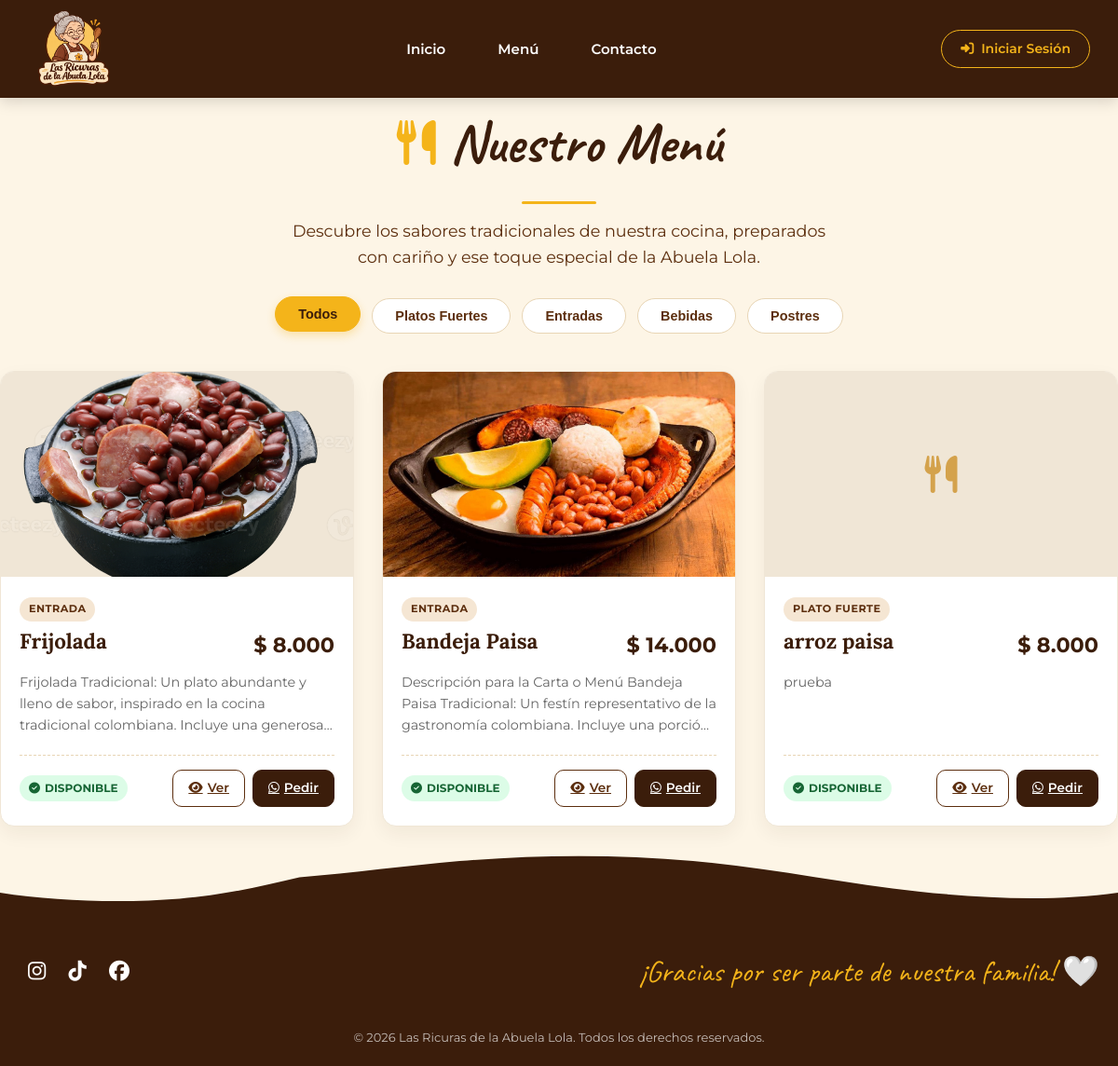
Before: /platos/ with the older database file.
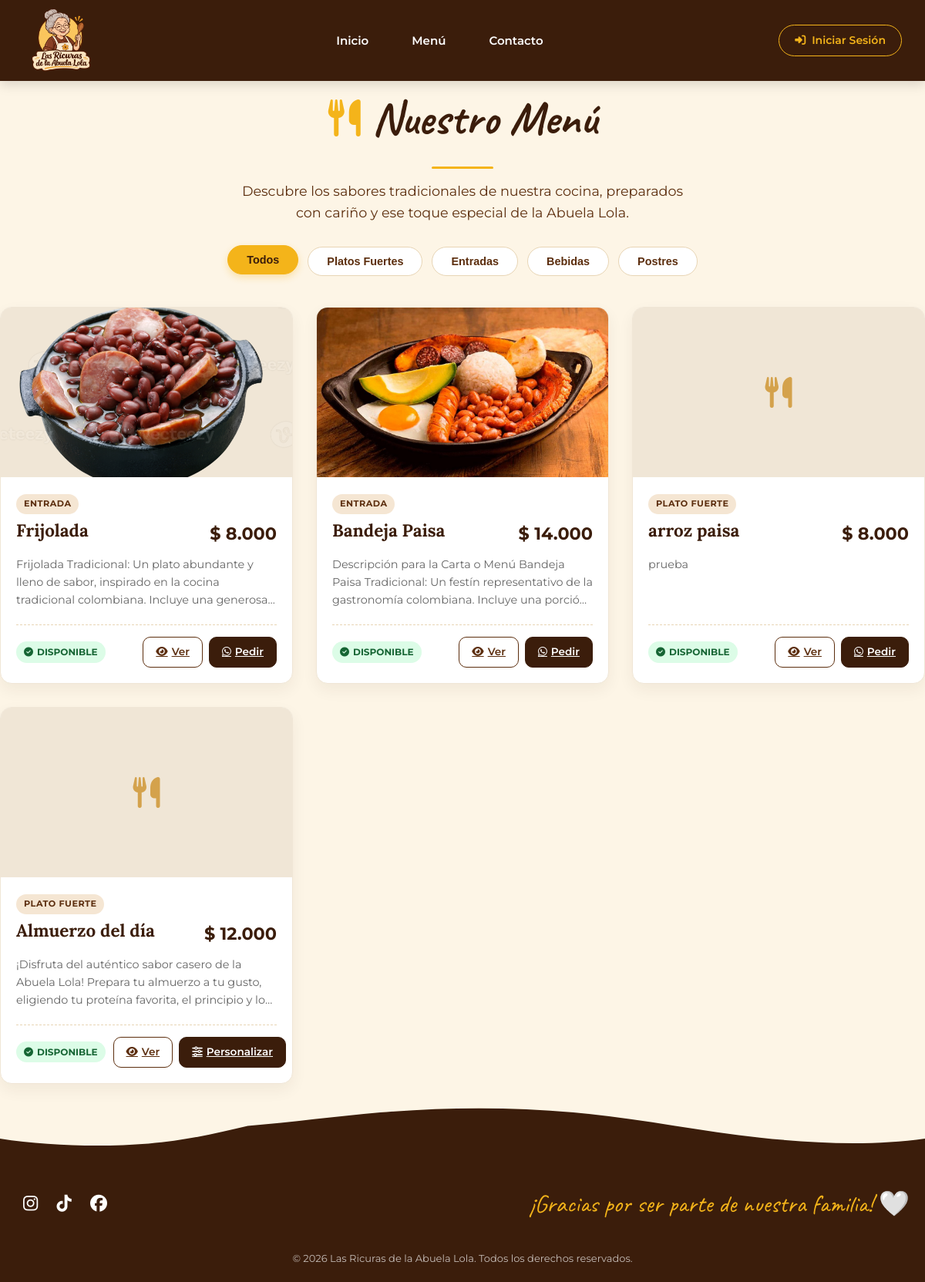
After: the same page with the newer database file.
### las_ricuras/models.py (models this page shows, shortened)
class Plato(models.Model):
    CATEGORIAS = [
        ('entrada', 'Entrada'),
        ('plato_fuerte', 'Plato fuerte'),
        ('postre', 'Postre'),
        ('bebida', 'Bebida'),
    ]
    personalizable = models.BooleanField(
        default=False,
        verbose_name="¿Permitir personalizar almuerzo?")
    nombre = models.CharField(max_length=100)
    descripcion = models.TextField()
    precio = models.DecimalField(
        max_digits=10,
        decimal_places=2
    )
    categoria = models.CharField(
        max_length=30,
        choices=CATEGORIAS,
        default='plato_fuerte'
    )
    imagen = models.ImageField(
        upload_to='platos/',
        blank=True,
        null=True
    )
    disponible = models.BooleanField(default=True)

### las_ricuras/views.py (the view)
# urls.py: path('platos/', views.Platos, name='Platos'),
def Platos(request):
    platos = Plato.objects.all()
    return render(request, 'Platos.html', {'platos': platos})

### las_ricuras/templatetags/currency_filters.py (called while the page is built)
@register.filter
def cop(value):
    try:
        precio = Decimal(str(value))
        precio = int(precio)
        return f" {precio:,}".replace(",",".")
    except (ValueError, TypeError,InvalidOperation):
        return value

### las_ricuras/templates/Platos.html (shortened to what this page needs)
{% extends 'base.html' %}
{% load currency_filters %}
{% load static %}
{% block contenido %}
<section class="titulo-menu">
    <h2>
        <i class="fa-solid fa-utensils"></i>
        Nuestro Menú
    </h2>
    <div class="linea"></div>
    <p>
        Descubre los sabores tradicionales de nuestra cocina,
        preparados con cariño y ese toque especial de la Abuela Lola.
    </p>
</section>
<div class="filtros-categoria">
    <button class="btn activo"
            onclick="filtrarPlatos('todos', this)">
        Todos
    </button>
    <button class="btn"
            onclick="filtrarPlatos('plato_fuerte', this)">
        Platos Fuertes
    </button>
    <button class="btn"
            onclick="filtrarPlatos('entrada', this)">
        Entradas
    </button>
    <button class="btn"
            onclick="filtrarPlatos('bebida', this)">
        Bebidas
    </button>
    <button class="btn"
            onclick="filtrarPlatos('postre', this)">
        Postres
    </button>
</div>
{% if platos %}
<div class="platos-grid">
    {% for plato in platos %}
    <article
        class="plato-card {% if not plato.disponible %}no-disponible-card{% endif %}"
        data-categoria="{{ plato.categoria }}"
    >
        <div class="imagen-plato">
            {% if plato.imagen %}
                <img
                    src="{{ plato.imagen.url }}"
                    alt="{{ plato.nombre }}"
                    loading="lazy"
                >
            {% else %}
                <i class="fa-solid fa-utensils"
                   style="font-size: 40px; color: #d4a24c;">
                </i>
            {% endif %}
        </div>
        <div class="plato-info">
            <div>
                <span class="categoria-tag">
                    {{ plato.get_categoria_display }}
                </span>
                <div class="plato-header-lista">
                    <h3>
                        {{ plato.nombre }}
                    </h3>
                    <span class="precio">
                        ${{ plato.precio|cop }}
                    </span>
                </div>
            </div>
            <p class="descripcion">
                {{ plato.descripcion|default:"Delicioso plato preparado con el sabor tradicional de nuestra casa." }}
            </p>
            <div class="plato-footer-lista">
                {% if plato.disponible %}
                    <span class="disponible">
                        <i class="fa-solid fa-circle-check"></i>
                        Disponible
                    </span>
                {% else %}
                    <span class="no-disponible">
                        <i class="fa-solid fa-circle-xmark"></i>
                        Agotado
                    </span>
                {% endif %}
<div class="acciones-plato">
    {% if request.user.is_authenticated and request.user.is_staff %}
        <a href="{% url 'plato_detalle' plato.id %}"
           class="btn btn-ver">
            <i class="fa-solid fa-eye"></i>
            Ver
        </a>
    {% else %}
        {% if plato.disponible %}
            <a href="{% url 'plato_detalle' plato.id %}"
               class="btn btn-ver">
                <i class="fa-solid fa-eye"></i>
                Ver
            </a>
            {% if plato.personalizable %}
                <a href="{% url 'personalizar_almuerzo' plato.id %}"
                   class="btn btn-pedir">
                    <i class="fa-solid fa-sliders"></i>
                    Personalizar
                </a>
            {% else %}
                <a href="https://wa.me/573118299494?text=Hola,%20quiero%20pedir%20{{ plato.nombre|urlencode }}%20a%20domicilio"
                   target="_blank"
                   rel="noopener noreferrer"
                   class="btn btn-pedir">
                    <i class="fa-brands fa-whatsapp"></i>
                    Pedir
                </a>
            {% endif %}
        {% else %}
            <span class="btn"
                  style="opacity: 0.5; cursor: not-allowed; width: 100%; justify-content: center; background: #eee; color: #999 !important; border-color: #ddd;">
                No disponible
            </span>
        {% endif %}
    {% endif %}
</div>
            </div>
        </div>
    </article>
    {% endfor %}
</div>
{% endif %}
{% endblock %}

### las_ricuras/templates/base.html (shortened to what this page needs)
{% load static %}
<!DOCTYPE html>
<html lang="es">
<head>
    <link rel="stylesheet" href="https://cdnjs.cloudflare.com/ajax/libs/font-awesome/6.5.0/css/all.min.css">
</head>
<body>
    <header>
        <div class="header-container">
            <a href="{% url 'inicio' %}" class="logo-link">
                <img src="{% static 'core/img/Logo.png' %}" alt="Logo Abuela Lola">
            </a>
            <nav class="nav-menu">
                <a href="{% url 'inicio' %}" class="{% if request.resolver_match.url_name == 'inicio' %}activo{% endif %}">Inicio</a>
                <a href="{% url 'menu' %}" class="{% if request.resolver_match.url_name == 'menu' %}activo{% endif %}">Menú</a>
                <a href="{% url 'contacto' %}" class="{% if request.resolver_match.url_name == 'contacto' %}activo{% endif %}">Contacto</a>
            </nav>
            <div class="user-section">
                {% if user.is_authenticated %}
                    <span class="user-info">
                        <i class="fa-solid fa-circle-user"></i> {{ user.username }}
                    </span>
                    <form action="{% url 'logout' %}" method="post" style="display:inline; margin:0;">
                        {% csrf_token %}
                        <button type="submit" class="btn-sesion">
                            Salir <i class="fa-solid fa-right-from-bracket"></i>
                        </button>
                    </form>
                {% else %}
                    <a href="{% url 'login' %}" class="btn-sesion">
                        <i class="fa-solid fa-right-to-bracket"></i> Iniciar Sesión
                    </a>
                {% endif %}
            </div>
        </div>
    </header>
    <main>
        {% block contenido %}{% endblock %}
    </main>
    <footer>
        <div class="footer-content">
            <div class="footer-redes">
                <a href="#"><i class="fa-brands fa-instagram"></i></a>
                <a href="#"><i class="fa-brands fa-tiktok"></i></a>
                <a href="#"><i class="fa-brands fa-facebook"></i></a>
            </div>
            <p class="footer-frase">¡Gracias por ser parte de nuestra familia! 🤍</p>
            <div class="footer-copy">
                <p>&copy; 2026 Las Ricuras de la Abuela Lola. Todos los derechos reservados.</p>
            </div>
        </div>
    </footer>
</body>
</html>

### las_ricuras/templates/base.html (style rules this page uses)
* { box-sizing: border-box; margin: 0; padding: 0; }
:root { --cafe-oscuro: #3b1d0b; --cafe-medio: #5c2e0e; --crema: #fdf5e6; --dorado: #f4b41a; --texto: #4a2c11; --blanco: #ffffff; }
body { font-family: 'Montserrat', sans-serif; background-color: var(--crema); color: var(--texto); line-height: 1.6; display: flex; flex-direction: column; min-height: 100vh; overflow-x: hidden; }
header { background-color: var(--cafe-oscuro); width: 100%; position: sticky; top: 0; z-index: 1000; box-shadow: 0 4px 15px rgba(0,0,0,0.15); }
.header-container { display: flex; justify-content: space-between; align-items: center; max-width: 1300px; margin: 0 auto; padding: 10px 30px; min-height: 90px; }
.logo-link img { height: 85px; width: auto; object-fit: contain; transition: transform 0.3s; display: block; }
.nav-menu { display: flex; gap: 20px; align-items: center; flex-wrap: wrap; }
.nav-menu a { color: var(--blanco); text-decoration: none; font-weight: 600; font-size: 15px; transition: 0.3s; padding: 8px 18px; border-radius: 25px; }
.user-section { display: flex; align-items: center; gap: 15px; }
.btn-sesion { background: transparent; border: 1.5px solid var(--dorado); color: var(--dorado); padding: 8px 20px; border-radius: 25px; text-decoration: none; font-weight: 600; font-size: 14px; cursor: pointer; display: flex; align-items: center; gap: 8px; transition: 0.3s; font-family: 'Montserrat', sans-serif; }
main { flex: 1; width: 100%; padding-bottom: 40px; }
footer { background-color: var(--cafe-oscuro); color: var(--blanco); text-align: center; padding: 50px 20px 20px; position: relative; margin-top: auto; }
.footer-wave { position: absolute; top: -49px; left: 0; width: 100%; height: 50px; }
.footer-content { display: flex; justify-content: space-between; align-items: center; max-width: 1200px; margin: 0 auto; flex-wrap: wrap; gap: 20px; }
.footer-redes a { color: var(--blanco); margin: 0 10px; font-size: 22px; transition: 0.3s; }
.footer-frase { font-family: 'Caveat', cursive; font-size: 2rem; color: var(--dorado); margin: 0; }
.footer-copy { width: 100%; font-size: 13px; opacity: 0.7; margin-top: 15px; }

Changed rows visible on the page:
added Plato: categoria "PLATO FUERTE", nombre "Almuerzo del día", precio|cop "12.000", descripcion "¡Disfruta del auténtico sabor casero de la Abuela Lola! Prepara tu almuerzo a tu gusto, eligiendo tu proteína favorita, el principio y…", disponible True (drawn)
